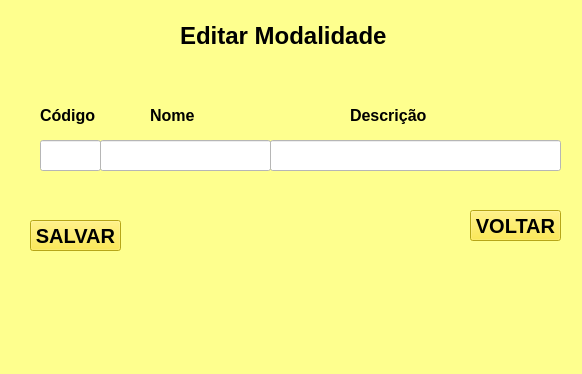
<?xml version="1.0" encoding="UTF-8"?>
<ui version="4.0">
 <class>MainWindow</class>
 <widget class="QMainWindow" name="MainWindow">
  <property name="geometry">
   <rect>
    <x>0</x>
    <y>0</y>
    <width>582</width>
    <height>374</height>
   </rect>
  </property>
  <property name="windowTitle">
   <string>MainWindow</string>
  </property>
  <property name="styleSheet">
   <string notr="true">background-color: rgb(254, 255, 142);</string>
  </property>
  <widget class="QWidget" name="centralwidget">
   <widget class="QLabel" name="label">
    <property name="geometry">
     <rect>
      <x>180</x>
      <y>10</y>
      <width>231</width>
      <height>51</height>
     </rect>
    </property>
    <property name="font">
     <font>
      <pointsize>18</pointsize>
      <weight>75</weight>
      <bold>true</bold>
     </font>
    </property>
    <property name="styleSheet">
     <string notr="true">color: rgb(255, 255, 255);
color: rgb(0, 0, 0);</string>
    </property>
    <property name="text">
     <string>Editar Modalidade</string>
    </property>
   </widget>
   <widget class="QLabel" name="label_2">
    <property name="geometry">
     <rect>
      <x>40</x>
      <y>100</y>
      <width>61</width>
      <height>31</height>
     </rect>
    </property>
    <property name="font">
     <font>
      <pointsize>12</pointsize>
      <weight>75</weight>
      <bold>true</bold>
     </font>
    </property>
    <property name="styleSheet">
     <string notr="true"/>
    </property>
    <property name="text">
     <string>Código</string>
    </property>
   </widget>
   <widget class="QLabel" name="label_3">
    <property name="geometry">
     <rect>
      <x>150</x>
      <y>100</y>
      <width>61</width>
      <height>31</height>
     </rect>
    </property>
    <property name="font">
     <font>
      <pointsize>12</pointsize>
      <weight>75</weight>
      <bold>true</bold>
     </font>
    </property>
    <property name="styleSheet">
     <string notr="true"/>
    </property>
    <property name="text">
     <string>Nome</string>
    </property>
   </widget>
   <widget class="QLabel" name="label_4">
    <property name="geometry">
     <rect>
      <x>350</x>
      <y>100</y>
      <width>91</width>
      <height>31</height>
     </rect>
    </property>
    <property name="font">
     <font>
      <pointsize>12</pointsize>
      <weight>75</weight>
      <bold>true</bold>
     </font>
    </property>
    <property name="styleSheet">
     <string notr="true"/>
    </property>
    <property name="text">
     <string>Descrição</string>
    </property>
   </widget>
   <widget class="QLineEdit" name="lineEdit">
    <property name="geometry">
     <rect>
      <x>40</x>
      <y>140</y>
      <width>61</width>
      <height>31</height>
     </rect>
    </property>
    <property name="styleSheet">
     <string notr="true">background-color: rgb(255, 255, 255);</string>
    </property>
   </widget>
   <widget class="QLineEdit" name="lineEdit_2">
    <property name="geometry">
     <rect>
      <x>100</x>
      <y>140</y>
      <width>171</width>
      <height>31</height>
     </rect>
    </property>
    <property name="styleSheet">
     <string notr="true">background-color: rgb(255, 255, 255);</string>
    </property>
   </widget>
   <widget class="QLineEdit" name="lineEdit_3">
    <property name="geometry">
     <rect>
      <x>270</x>
      <y>140</y>
      <width>291</width>
      <height>31</height>
     </rect>
    </property>
    <property name="font">
     <font>
      <pointsize>10</pointsize>
     </font>
    </property>
    <property name="styleSheet">
     <string notr="true">background-color: rgb(255, 255, 255);</string>
    </property>
   </widget>
   <widget class="QPushButton" name="pushButton">
    <property name="geometry">
     <rect>
      <x>30</x>
      <y>220</y>
      <width>91</width>
      <height>31</height>
     </rect>
    </property>
    <property name="font">
     <font>
      <pointsize>15</pointsize>
      <weight>75</weight>
      <bold>true</bold>
     </font>
    </property>
    <property name="styleSheet">
     <string notr="true">background-color: rgb(255, 255, 255);
background-color: rgb(255, 232, 34);
border-top-color: rgb(170, 0, 0);</string>
    </property>
    <property name="text">
     <string>SALVAR</string>
    </property>
   </widget>
   <widget class="QLabel" name="label_11">
    <property name="geometry">
     <rect>
      <x>130</x>
      <y>150</y>
      <width>291</width>
      <height>201</height>
     </rect>
    </property>
    <property name="styleSheet">
     <string notr="true">background-color: rgb(254, 255, 142);</string>
    </property>
    <property name="text">
     <string/>
    </property>
    <property name="pixmap">
     <pixmap>logoacademiaOF-removebg-preview (1).png</pixmap>
    </property>
    <property name="scaledContents">
     <bool>true</bool>
    </property>
   </widget>
   <widget class="QPushButton" name="pushButton_3">
    <property name="geometry">
     <rect>
      <x>470</x>
      <y>210</y>
      <width>91</width>
      <height>31</height>
     </rect>
    </property>
    <property name="font">
     <font>
      <pointsize>15</pointsize>
      <weight>75</weight>
      <bold>true</bold>
     </font>
    </property>
    <property name="styleSheet">
     <string notr="true">background-color: rgb(255, 255, 255);
background-color: rgb(255, 232, 34);
border-top-color: rgb(170, 0, 0);</string>
    </property>
    <property name="text">
     <string>VOLTAR</string>
    </property>
   </widget>
   <zorder>label_11</zorder>
   <zorder>label</zorder>
   <zorder>label_2</zorder>
   <zorder>label_3</zorder>
   <zorder>label_4</zorder>
   <zorder>lineEdit</zorder>
   <zorder>lineEdit_2</zorder>
   <zorder>lineEdit_3</zorder>
   <zorder>pushButton</zorder>
   <zorder>pushButton_3</zorder>
  </widget>
  <widget class="QMenuBar" name="menubar">
   <property name="geometry">
    <rect>
     <x>0</x>
     <y>0</y>
     <width>582</width>
     <height>21</height>
    </rect>
   </property>
  </widget>
  <widget class="QStatusBar" name="statusbar"/>
 </widget>
 <resources/>
 <connections/>
</ui>
